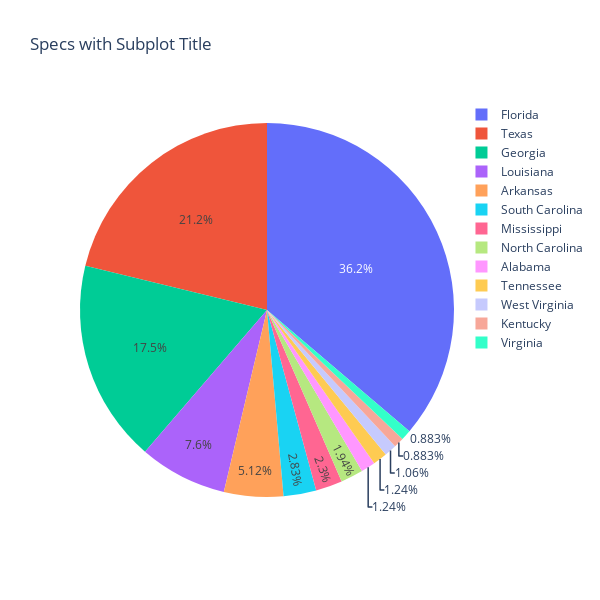

The code cell stored with this chart in its notebook:
### Code cell
year = 2017
region = 'South'
df_rg = df.query(f"year == {year}").query(f"Region == '{region}'")
fig = px.pie(df_rg, values='numcol', names='StateName', title=f'Number of colonies in the {region} region for {year}')
fig.update_layout(
    showlegend=True, 
    title_text="Specs with Subplot Title",     
    autosize=False,
    width=600,
    height=600,)
fig.show()

### Figure 1 — Plotly figure (JSON) as saved in the notebook; plotly's stock layout.template omitted (floating-point values rounded to 4 significant figures)
{"data": [{"domain": {"x": [0, 1], "y": [0, 1]}, "hovertemplate": "StateName=%{label}<br>numcol=%{value}<extra></extra>", "labels": ["Alabama", "Arkansas", "Florida", "Georgia", "Kentucky", "Louisiana", "Mississippi", "North Carolina", "South Carolina", "Tennessee", "Texas", "Virginia", "West Virginia"], "legendgroup": "", "name": "", "showlegend": true, "type": "pie", "values": [7000, 29000, 205000, 99000, 5000, 43000, 13000, 11000, 16000, 7000, 120000, 5000, 6000]}], "layout": {"autosize": false, "height": 600, "legend": {"tracegroupgap": 0}, "showlegend": true, "title": {"text": "Specs with Subplot Title"}, "width": 600}}
